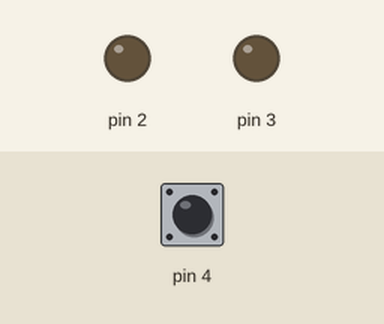
Recording of a sketch running on a simulated Arduino Uno, built with avr-gcc and run on an emulated ATmega328P. Parts: output pins drawn as LEDs (lit = HIGH). Dashed ring = blinking. The inputs (shaded band) are chosen by the test bench; at power-on: pin 4 HIGH.

Above: at 1.2 s.
1.3 s: pin 4 pulled LOW for 0.15 s
At 1.7 s:
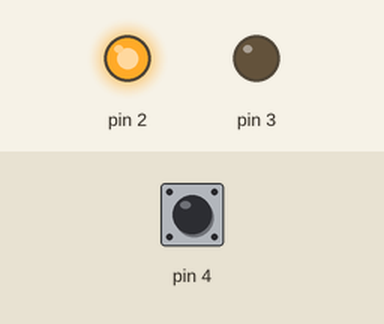
2.9 s: pin 4 pulled LOW for 1 s
At 4.2 s:
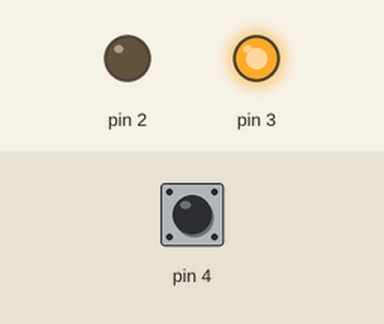
5.9 s: pin 4 pulled LOW for 3.2 s
At 6.06 s:
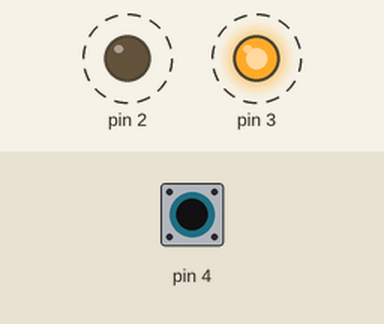
Timing chart, 0 to 10.6 s (numbered marks = the images above; inputs shaded):
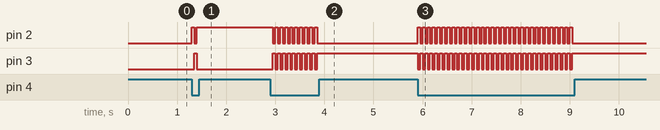

Measured:
- after the input at 1.3 s, pin 2: LOW → HIGH at once, → LOW 0.05 s later, → HIGH 0.05 s later; pin 3: LOW → HIGH after 0.05 s, → LOW 0.05 s later
- after the input at 2.9 s, pin 2: alternates HIGH for 0.05 s and LOW for 0.05 s, 19 changes in all, then stays LOW, starting after 0.05 s; pin 3: alternates HIGH for 0.05 s and LOW for 0.05 s, 19 changes in all, then stays HIGH, starting after 0.05 s
- after the input at 5.9 s, pin 2: alternates HIGH for 0.05 s and LOW for 0.05 s, 64 changes in all, then stays LOW, starting at once; pin 3: alternates HIGH for 0.05 s and LOW for 0.05 s, 64 changes in all, then stays HIGH, starting at once

The sketch:

Coin_Flipper.ino
```cpp
void setup() {
  pinMode(2,OUTPUT);
  pinMode(3,OUTPUT);
  pinMode(4,INPUT);
  digitalWrite(4,HIGH);

}

void loop() {
 if(digitalRead(4)==LOW)
 {
  digitalWrite(2,HIGH);
  digitalWrite(3,LOW);
 }
 delay (50);
 if(digitalRead(4)==LOW)
 {
  digitalWrite(2,LOW);
  digitalWrite(3,HIGH);
 }
 delay (50);
}
```
